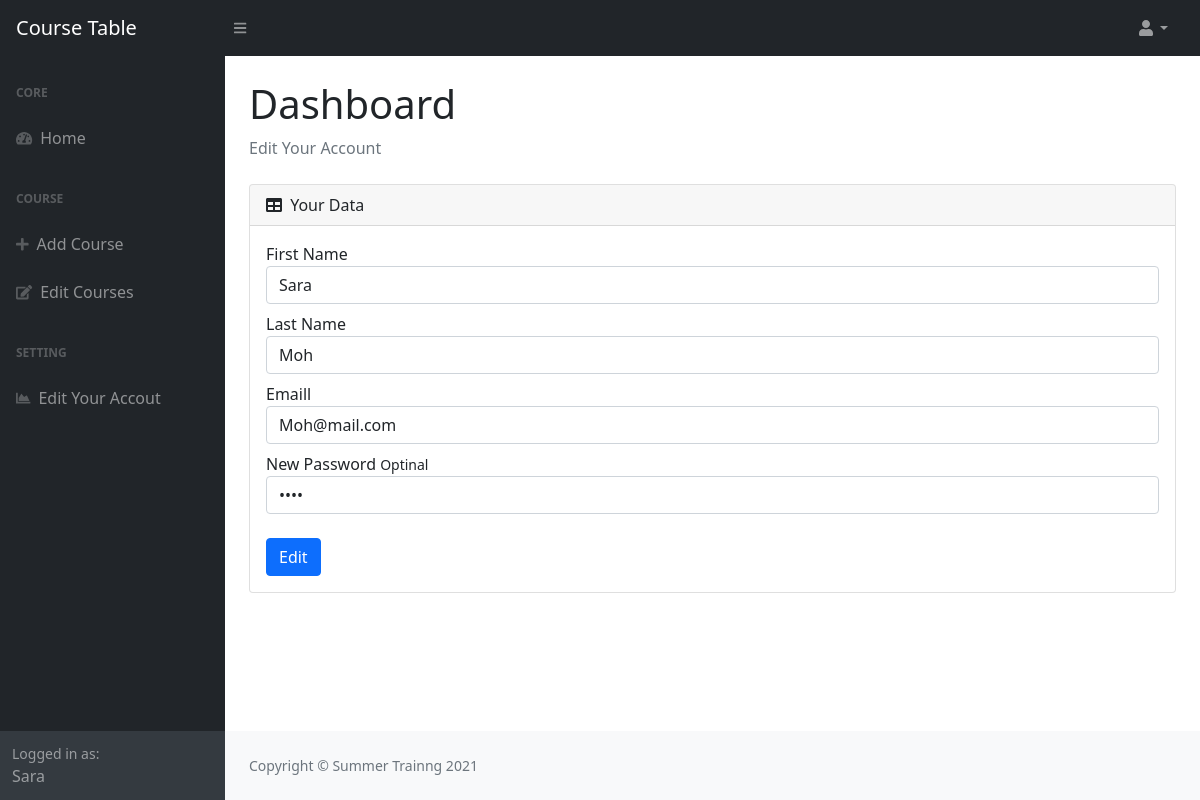
/editUser.php (signed in), run on the app's committed database.
### tables this page shows
CREATE TABLE `users` (
  `id` int(11) NOT NULL,
  `firstName` varchar(225) NOT NULL,
  `lastName` varchar(225) NOT NULL,
  `email` varchar(225) NOT NULL,
  `password` int(11) NOT NULL
);

### editUser.php (the view, shortened to what this page needs)
<?php
include "connection.php";
$user_id = $_SESSION['user:id'];
$row = $conn->query("select * from  users where id = '$user_id' ")->fetch();
?>
<!DOCTYPE html>
<html lang="en">
    <head>
        <link href="https://cdn.jsdelivr.net/npm/simple-datatables@latest/dist/style.css" rel="stylesheet" />
        <link href="css/styles.css" rel="stylesheet" />
        <link rel="stylesheet" href="css/DateTimePicker.min.css">
    </head>
    <body class="sb-nav-fixed">
        <nav class="sb-topnav navbar navbar-expand navbar-dark bg-dark">
            <a class="navbar-brand ps-3" href="index.php">Course Table</a>
            <button class="btn btn-link btn-sm order-1 order-lg-0 me-4 me-lg-0" id="sidebarToggle" href="#!"><i class="fas fa-bars"></i></button>
            <ul class="navbar-nav ms-auto ms-md-0 me-3 me-lg-4">
                <li class="nav-item dropdown">
                    <a class="nav-link dropdown-toggle" id="navbarDropdown" href="#" role="button" data-bs-toggle="dropdown" aria-expanded="false"><i class="fas fa-user fa-fw"></i></a>
                </li>
            </ul>
        </nav>
        <div id="layoutSidenav">
            <div id="layoutSidenav_nav">
                <nav class="sb-sidenav accordion sb-sidenav-dark" id="sidenavAccordion">
                    <div class="sb-sidenav-menu">
                        <div class="nav">
                            <div class="sb-sidenav-menu-heading">Core</div>
                            <a class="nav-link" href="index.php">
                                <div class="sb-nav-link-icon"><i class="fas fa-tachometer-alt"></i></div>
                                Home
                            </a>
                            <div class="sb-sidenav-menu-heading">Course</div>
                            <a class="nav-link" href="add.php">
                                <div class="sb-nav-link-icon"><i class="fas fa-plus"></i></div>
                                Add Course
                            </a>
                            <a class="nav-link" href="courses.php">
                                <div class="sb-nav-link-icon"><i class="fas fa-edit"></i></div>
                                Edit Courses
                            </a>
                            <div class="sb-sidenav-menu-heading">Setting</div>
                            <a class="nav-link" href="editUser.php">
                                <div class="sb-nav-link-icon"><i class="fas fa-chart-area"></i></div>
                                Edit Your Accout
                            </a>
                        </div>
                    </div>
                    <div class="sb-sidenav-footer">
                        <div class="small">Logged in as:</div>
                        <?php echo $row['firstName'] ?>
                    </div>
                </nav>
            </div>
            <div id="layoutSidenav_content">
                <main>
                    <div class="container-fluid px-4">
                        <h1 class="mt-4">Dashboard</h1>
                        <ol class="breadcrumb mb-4">
                            <li class="breadcrumb-item active">Edit Your Account </li>
                        </ol>
                        <div class="card mb-4">
                            <div class="card-header">
                                <i class="fas fa-table me-1"></i>
                               Your Data
                            </div>
                            <div class="card-body">
                            <form action="" method="POST">
                                <div class="form-group">
                                    <label>First Name</label>
                                    <input type="text" class="form-control" name="firstName"  value="<?=$row['firstName']?>">
                                </div>
                                <div class="form-group pt-2">
                                    <label>Last Name</label>
                                    <input type="text" class="form-control" name="lastName"  value="<?=$row['lastName']?>">
                                </div>
                                <div class="form-group pt-2">
                                    <label>Emaill</label>
                                    <input type="email" class="form-control form-control-user" name="email" value="<?=$row['email']?>" >
                                </div>
                                <div class="form-group pt-2">
                                    <label>New Password <small>Optinal</small></label>
                                    <input type="password" class="form-control" name="password" value="<?php echo $row['password']; ?>" >
                                </div>
                                <br>
                                <button type="submit" name="submit" class="btn btn-primary">Edit</button>
                                </form>
                            </div>
                        </div>
                    </div>
                </main>
                <footer class="py-4 bg-light mt-auto">
                    <div class="container-fluid px-4">
                        <div class="d-flex align-items-center justify-content-between small">
                            <div class="text-muted">Copyright &copy; Summer Trainng 2021</div>
                        </div>
                    </div>
                </footer>
            </div>
        </div>
    </body>
</html>

### data on the page
users: firstName "Sara", lastName "Moh", email "Moh@mail.com"
